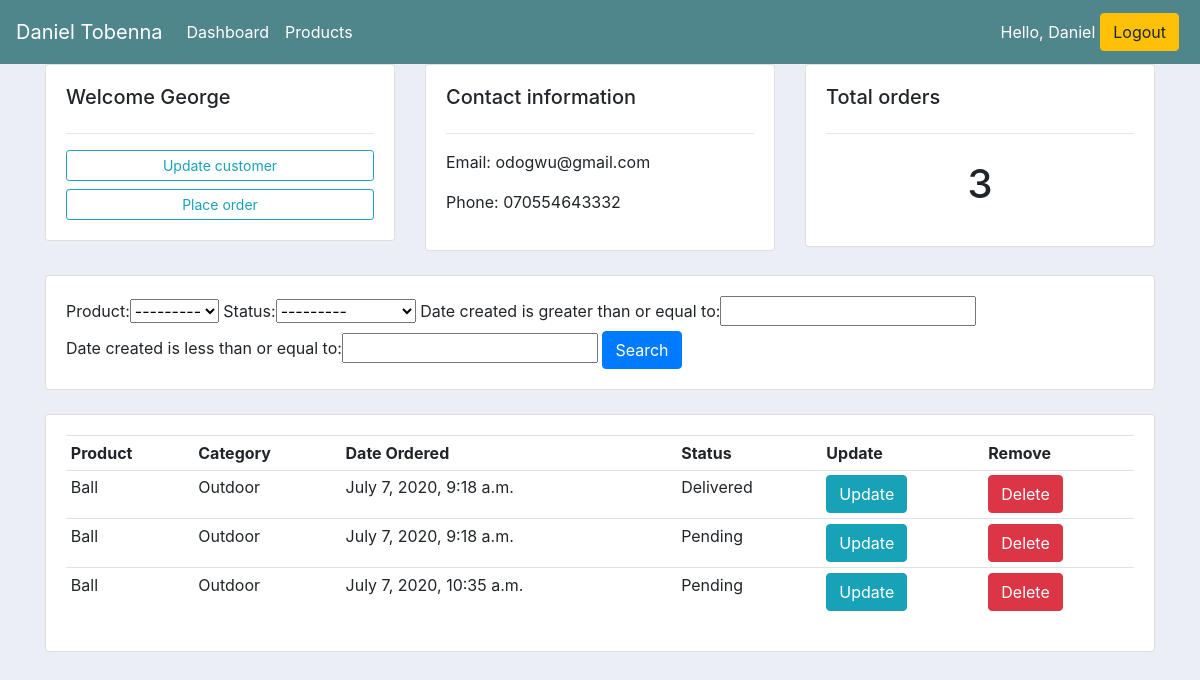
The app's page /customer/1/ (signed in) with its own data.
### accounts/models.py (models this page shows, shortened)
class Customer(models.Model):
	user= models.OneToOneField(User, null=True, on_delete=models.CASCADE)
	name= models.CharField(max_length=200, null=True)
	phone= models.CharField(max_length=200, null=True)
	email= models.CharField(max_length=200, null=True)
	profile_pic= models.ImageField(default='secret.jpg',null=True, blank=True)
	date_created= models.DateTimeField(auto_now_add=True, null=True)

class Order(models.Model):
	STATUS=(
		("Pending", "Pending"),
		("Out for delivery", "Out for delivery"),
		("Delivered", "Delivered"),
		)
	customer= models.ForeignKey(Customer, null=True, on_delete= models.SET_NULL)
	product=  models.ForeignKey(Product, null=True, on_delete= models.SET_NULL)
	status= models.CharField(max_length=200, null=True, choices=STATUS)
	date_created= models.DateTimeField(auto_now_add=True, null=True)

class Product(models.Model):
	CATEGORY= (
		('Indoor', 'Indoor'),
		('Outdoor', 'Outdoor'),
		)
	name= models.CharField(max_length=200, null=True)
	price= models.FloatField(null=True)
	category= models.CharField(max_length=200, null=True, choices=CATEGORY)
	description= models.CharField(max_length=200, null=True, blank=True)
	date_created= models.DateTimeField(auto_now_add=True, null=True)
	tags= models.ManyToManyField(Tag)
	def __str__(self):
		return self.name

### accounts/decorators.py (the view)
		def wrapper_func(request, *args, **kwargs):
			group= None
			if request.user.groups.exists():
				group= request.user.groups.all()[0].name
			if group in allowed_roles:
				return view_func(request, *args, **kwargs)
			else:
				return HttpResponse("You are not authorized to view this page")

### accounts/views.py (called while the page is built)
@login_required(login_url='login')
@allowed_users(allowed_roles=['admin'])
def customer(request, pk):
	customer= Customer.objects.get(id=pk)
	orders= customer.order_set.all()
	orders_count= orders.count()
	myFilter= OrderFilter(request.GET, queryset=orders)
	orders= myFilter.qs
	context= {
		'customer': customer,
		'orders': orders,
		'orders_count': orders_count,
		"myFilter": myFilter
		}
	return render(request, 'accounts/customer.html', context)

### accounts/templates/accounts/customer.html
{% extends 'accounts/base.html' %}
{% load static %}
{% block content %}
<div class="row">
	<div class="col-md">
		<div class="card card-body">
			<h5>Welcome {{customer.name}}</h5>
			<hr>
			<a href="" class="btn btn-outline-info btn-sm btn-block">Update customer</a>
			<a href="{% url 'create_order' customer.id %}" class="btn btn-outline-info btn-sm btn-block">Place order</a>
		</div>
	</div>
	<div class="col-md">
		<div class="card card-body">
			<h5>Contact information</h5>
			<hr>
			<p>Email: {{ customer.email }}</p>
			<p>Phone: {{ customer.phone }}</p>
		</div>
	</div>
	<div class="col-md">
		<div class="card card-body">
			<h5>Total orders</h5>
			<hr>
			<h1 style="text-align: center; padding: 10px;">{{orders_count}}</h1>
		</div>
	</div>
</div>
<br>
<div class="row">
	<div class="col">
		<div class="card card-body">
			<form method="get">
				{{myFilter.form}}
				<button class="btn btn-primary" type="submit" >Search</button>
			</form>
		</div>
	</div>
</div>
<br>
<div class="row">
	<div class="col-md">
		<div class="card card-body">
			<table class="table table-sm">
				<tr>
					<th>Product</th>
					<th>Category</th>
					<th>Date Ordered</th>
					<th>Status</th>
					<th>Update</th>
					<th>Remove</th>
				</tr>
				{% for order in orders %}
				<tr>
					<td>{{order.product.name}}</td>
					<td>{{order.product.category}}</td>
					<td>{{order.date_created}}</td>
					<td>{{order.status}}</td>
					<td><a class="btn btn-info" href="{% url 'update_order' order.id %}">Update</a></td>
					<td><a class="btn btn-danger" href="{% url 'delete_order' order.id %}">Delete</a></td>
				</tr>
				{% endfor %}
			</table>
		</div>
	</div>
</div>
{% endblock content %}

### accounts/templates/accounts/navbar.html (shortened to what this page needs)
{% load static %}
<nav class="navbar navbar-expand-lg navbar-dark bg-dark">
  <a class="navbar-brand" href="{% url 'home' %}">Daniel Tobenna</a>
  <div class="collapse navbar-collapse" id="navbarSupportedContent">
    <ul class="navbar-nav mr-auto">
      {% if request.user.is_staff %}
      <li class="nav-item active">
        <a class="nav-link" href="{% url 'home' %}">Dashboard <span class="sr-only">(current)</span></a>
      </li>
      <li class="nav-item active">
        <a class="nav-link" href="{% url 'products' %}">Products </a>
      </li>
      {% else %}
      <li class="nav-item active">
        <a class="nav-link" href="{% url 'account_settings' %}">Settings </a>
      </li>
      {% endif %}
    </ul>
    <div class="form-inline my-2 my-lg-0">
      {% if request.user.is_authenticated %}
          <span style="color:#fff;">Hello, {{request.user}}</span>
          <a href="{% url 'logout' %}" class="btn btn-warning" style="margin: 5px;">Logout</a>
      {% else %}
          <a href="{% url 'register' %}" class="btn btn-success" style="margin: 5px;">Sign up!</a>
          <a href="{% url 'login' %}"class="btn btn-warning">Login!</a>
      {% endif %}
    </div>
  </div>
</nav>

### static/css/main.css (style rules this page uses)
.bg-dark { background-color: #4f868c!important; }
body { background-color: #ebeff5; }

### records on screen
Customer: name "George", email "odogwu@gmail.com", phone "070554643332"
Order: product.name "Ball", product.category "Outdoor", date_created "July 7, 2020, 9:18 a.m.", status "Delivered"
Order: product.name "Ball", product.category "Outdoor", date_created "July 7, 2020, 9:18 a.m.", status "Pending"
Order: product.name "Ball", product.category "Outdoor", date_created "July 7, 2020, 10:35 a.m.", status "Pending"

### other values on screen
{{ request.user }} "Daniel"
{{ orders_count }} "3"
